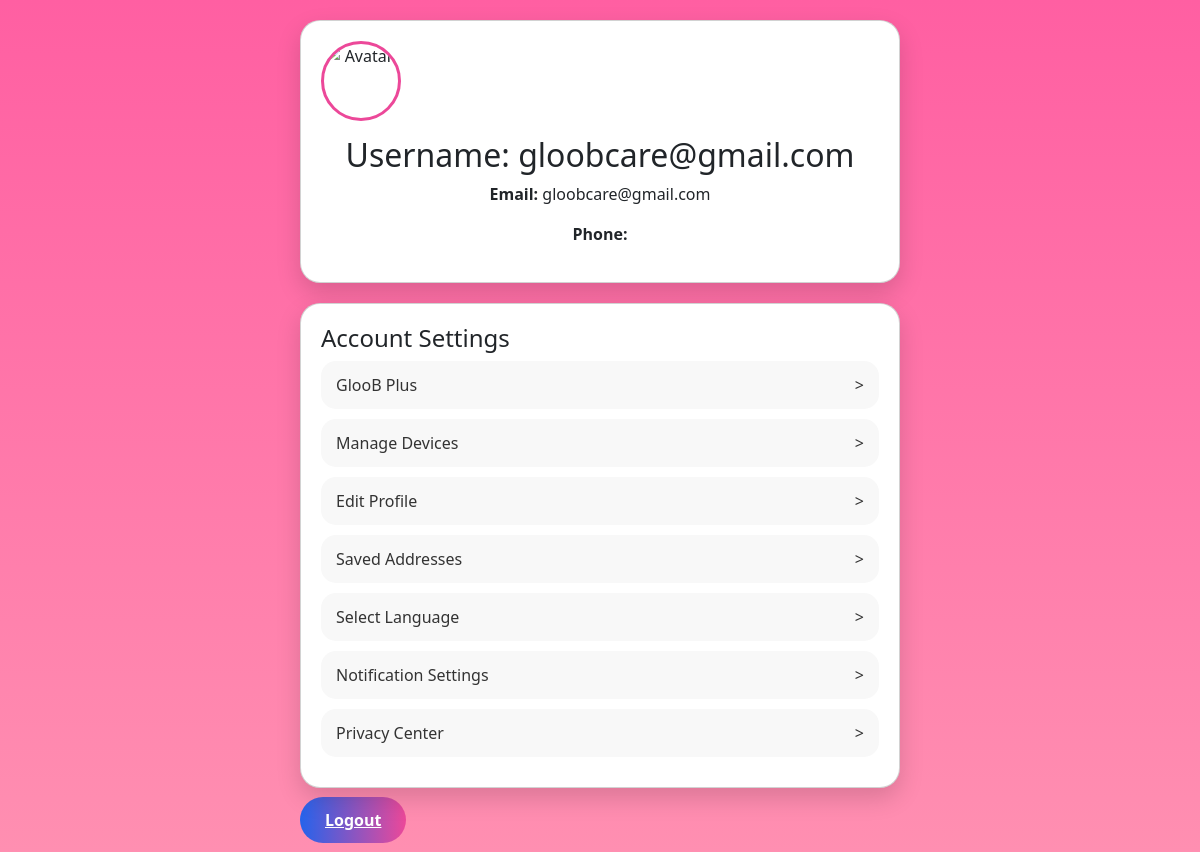
The app's page /accounts/profile/ (signed in) with its own data.
### accounts/models.py (models this page shows, shortened)
class CustomUser(AbstractUser):
    ROLE_CHOICES = (
        ('admin', 'Admin'),
        ('staff', 'Staff'),
        ('customer', 'Customer'),
    )
    role = models.CharField(max_length=10, choices=ROLE_CHOICES, default='customer')

### accounts/views.py (the view)
# urls.py: path('profile/', views.profile_view, name='profile'),
@login_required
def profile_view(request):
    orders = Order.objects.filter(user=request.user)
    return render(request, 'accounts/profile.html', {
        'orders': orders,
    })

### accounts/templates/accounts/profile.html (shortened to what this page needs)
<!DOCTYPE html>
{% load i18n %}
<html lang="{{ request.LANGUAGE_CODE }}">
<head>
<link href="https://cdn.jsdelivr.net/npm/bootstrap@5.3.2/dist/css/bootstrap.min.css" rel="stylesheet">
</head>
<body>
<div class="profile-container">
    <div class="card profile-header">
        <img src="https://cdn-icons-png.flaticon.com/512/147/147144.png" alt="Avatar">
        <h2>{% trans "Username" %}: {{ request.user.username }}</h2>
        <p><strong>{% trans "Email" %}:</strong> {{ request.user.email }}</p>
        <p><strong>{% trans "Phone" %}:</strong> {{ request.user.phone_number }}</p>
    </div>
    <div class="card">
        <h4>{% trans "Account Settings" %}</h4>
        <a href="#" class="setting-item">{% trans "GlooB Plus" %} <span>></span></a>
        <a href="#" class="setting-item">{% trans "Manage Devices" %} <span>></span></a>
        <a href="#" class="setting-item">{% trans "Edit Profile" %} <span>></span></a>
        <a href="#" class="setting-item">{% trans "Saved Addresses" %} <span>></span></a>
        <a href="#" class="setting-item" data-bs-toggle="modal" data-bs-target="#languageModal">{% trans "Select Language" %} <span>></span></a>
        <a href="#" class="setting-item">{% trans "Notification Settings" %} <span>></span></a>
        <a href="#" class="setting-item">{% trans "Privacy Center" %} <span>></span></a>
    </div>
    <a href="{% url 'logout' %}" class="logout-btn">{% trans "Logout" %}</a>
</div>
</body>
</html>

### accounts/templates/accounts/profile.html (style rules this page uses)
body { background: linear-gradient(180deg,#ff5fa2,#ff8fb1); font-family:'Segoe UI',sans-serif; min-height:100vh; padding:20px; }
.profile-container { max-width:600px; margin:auto; }
.card { border-radius:20px; box-shadow:0 10px 25px rgba(0,0,0,0.15); padding:20px; margin-bottom:20px; background:white; }
.profile-header { text-align:center; }
.profile-header img { width:80px; height:80px; border-radius:50%; border:3px solid #ec4899; margin-bottom:15px; }
.card a.setting-item { display:flex; justify-content:space-between; align-items:center; text-decoration:none; color:#333; padding:12px 15px; border-radius:15px; margin-bottom:10px; transition:0.3s; background:#f8f8f8; }
.logout-btn { background:linear-gradient(90deg,#2563eb,#ec4899); border:none; color:white; padding:12px 25px; border-radius:30px; font-weight:600; width:100%; transition:0.3s; }

### records on screen
CustomUser: user.username "gloobcare@gmail.com", user.email "gloobcare@gmail.com"
